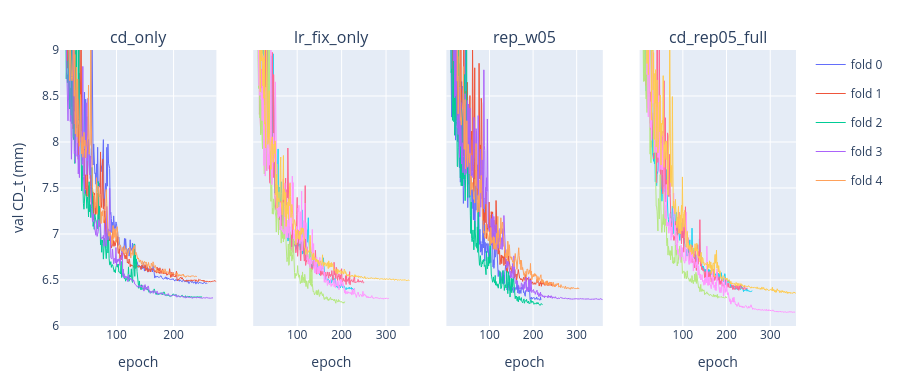

Here is the notebook cell this chart was saved with:
### Markdown cell above
## 5 · Curves

Five folds per config, so the spread between folds stays visible.

### Code cell
import plotly.graph_objects as go
from plotly.subplots import make_subplots

fig = make_subplots(rows=1, cols=len(CONFIGS), shared_yaxes=True,
                    subplot_titles=list(CONFIGS))
for col, cfg in enumerate(CONFIGS, start=1):
    for f in range(N_FOLDS):
        meta = json.load(open(os.path.join(LOG, f"{cfg}_f{f}", "run.json")))
        h = pd.read_csv(os.path.join(LOG, f"{cfg}_f{f}", "history.csv"))
        fig.add_scatter(x=np.arange(1, len(h) + 1), y=h["val_cd_t_metric"] * meta["scale_mm"],
                        name=f"fold {f}", legendgroup=f"f{f}", showlegend=(col == 1),
                        line=dict(width=1), row=1, col=col)

fig.update_yaxes(title_text="val CD_t (mm)", range=[6.0, 9.0], row=1, col=1)
fig.update_xaxes(title_text="epoch")
fig.update_layout(height=380, margin=dict(l=60, r=20, b=50, t=50)).show()

### Figure 1 — Plotly figure (JSON) as saved in the notebook; plotly's stock layout.template omitted (floating-point values rounded to 4 significant figures; data arrays with more than 128 entries replaced by an {"elided": "..."} marker saying what was removed)
{"data": [{"legendgroup": "f0", "line": {"width": 1}, "name": "fold 0", "showlegend": true, "type": "scatter", "x": {"elided": "259 int values"}, "xaxis": "x", "y": {"elided": "259 float values"}, "yaxis": "y"}, {"legendgroup": "f1", "line": {"width": 1}, "name": "fold 1", "showlegend": true, "type": "scatter", "x": {"elided": "275 int values"}, "xaxis": "x", "y": {"elided": "275 float values"}, "yaxis": "y"}, {"legendgroup": "f2", "line": {"width": 1}, "name": "fold 2", "showlegend": true, "type": "scatter", "x": {"elided": "250 int values"}, "xaxis": "x", "y": {"elided": "250 float values"}, "yaxis": "y"}, {"legendgroup": "f3", "line": {"width": 1}, "name": "fold 3", "showlegend": true, "type": "scatter", "x": {"elided": "269 int values"}, "xaxis": "x", "y": {"elided": "269 float values"}, "yaxis": "y"}, {"legendgroup": "f4", "line": {"width": 1}, "name": "fold 4", "showlegend": true, "type": "scatter", "x": {"elided": "241 int values"}, "xaxis": "x", "y": {"elided": "241 float values"}, "yaxis": "y"}, {"legendgroup": "f0", "line": {"width": 1}, "name": "fold 0", "showlegend": false, "type": "scatter", "x": {"elided": "230 int values"}, "xaxis": "x2", "y": {"elided": "230 float values"}, "yaxis": "y2"}, {"legendgroup": "f1", "line": {"width": 1}, "name": "fold 1", "showlegend": false, "type": "scatter", "x": {"elided": "250 int values"}, "xaxis": "x2", "y": {"elided": "250 float values"}, "yaxis": "y2"}, {"legendgroup": "f2", "line": {"width": 1}, "name": "fold 2", "showlegend": false, "type": "scatter", "x": {"elided": "207 int values"}, "xaxis": "x2", "y": {"elided": "207 float values"}, "yaxis": "y2"}, {"legendgroup": "f3", "line": {"width": 1}, "name": "fold 3", "showlegend": false, "type": "scatter", "x": {"elided": "306 int values"}, "xaxis": "x2", "y": {"elided": "306 float values"}, "yaxis": "y2"}, {"legendgroup": "f4", "line": {"width": 1}, "name": "fold 4", "showlegend": false, "type": "scatter", "x": {"elided": "353 int values"}, "xaxis": "x2", "y": {"elided": "353 float values"}, "yaxis": "y2"}, {"legendgroup": "f0", "line": {"width": 1}, "name": "fold 0", "showlegend": false, "type": "scatter", "x": {"elided": "218 int values"}, "xaxis": "x3", "y": {"elided": "218 float values"}, "yaxis": "y3"}, {"legendgroup": "f1", "line": {"width": 1}, "name": "fold 1", "showlegend": false, "type": "scatter", "x": {"elided": "254 int values"}, "xaxis": "x3", "y": {"elided": "254 float values"}, "yaxis": "y3"}, {"legendgroup": "f2", "line": {"width": 1}, "name": "fold 2", "showlegend": false, "type": "scatter", "x": {"elided": "222 int values"}, "xaxis": "x3", "y": {"elided": "222 float values"}, "yaxis": "y3"}, {"legendgroup": "f3", "line": {"width": 1}, "name": "fold 3", "showlegend": false, "type": "scatter", "x": {"elided": "360 int values"}, "xaxis": "x3", "y": {"elided": "360 float values"}, "yaxis": "y3"}, {"legendgroup": "f4", "line": {"width": 1}, "name": "fold 4", "showlegend": false, "type": "scatter", "x": {"elided": "306 int values"}, "xaxis": "x3", "y": {"elided": "306 float values"}, "yaxis": "y3"}, {"legendgroup": "f0", "line": {"width": 1}, "name": "fold 0", "showlegend": false, "type": "scatter", "x": {"elided": "259 int values"}, "xaxis": "x4", "y": {"elided": "259 float values"}, "yaxis": "y4"}, {"legendgroup": "f1", "line": {"width": 1}, "name": "fold 1", "showlegend": false, "type": "scatter", "x": {"elided": "248 int values"}, "xaxis": "x4", "y": {"elided": "248 float values"}, "yaxis": "y4"}, {"legendgroup": "f2", "line": {"width": 1}, "name": "fold 2", "showlegend": false, "type": "scatter", "x": {"elided": "200 int values"}, "xaxis": "x4", "y": {"elided": "200 float values"}, "yaxis": "y4"}, {"legendgroup": "f3", "line": {"width": 1}, "name": "fold 3", "showlegend": false, "type": "scatter", "x": {"elided": "357 int values"}, "xaxis": "x4", "y": {"elided": "357 float values"}, "yaxis": "y4"}, {"legendgroup": "f4", "line": {"width": 1}, "name": "fold 4", "showlegend": false, "type": "scatter", "x": {"elided": "359 int values"}, "xaxis": "x4", "y": {"elided": "359 float values"}, "yaxis": "y4"}], "layout": {"annotations": [{"font": {"size": 16}, "showarrow": false, "text": "cd_only", "x": 0.1062, "xanchor": "center", "xref": "paper", "y": 1, "yanchor": "bottom", "yref": "paper"}, {"font": {"size": 16}, "showarrow": false, "text": "lr_fix_only", "x": 0.3688, "xanchor": "center", "xref": "paper", "y": 1, "yanchor": "bottom", "yref": "paper"}, {"font": {"size": 16}, "showarrow": false, "text": "rep_w05", "x": 0.6313, "xanchor": "center", "xref": "paper", "y": 1, "yanchor": "bottom", "yref": "paper"}, {"font": {"size": 16}, "showarrow": false, "text": "cd_rep05_full", "x": 0.8938, "xanchor": "center", "xref": "paper", "y": 1, "yanchor": "bottom", "yref": "paper"}], "height": 380, "margin": {"b": 50, "l": 60, "r": 20, "t": 50}, "xaxis": {"anchor": "y", "domain": [0, 0.2125], "title": {"text": "epoch"}}, "xaxis2": {"anchor": "y2", "domain": [0.2625, 0.475], "title": {"text": "epoch"}}, "xaxis3": {"anchor": "y3", "domain": [0.525, 0.7375], "title": {"text": "epoch"}}, "xaxis4": {"anchor": "y4", "domain": [0.7875, 1], "title": {"text": "epoch"}}, "yaxis": {"anchor": "x", "domain": [0, 1], "range": [6, 9], "title": {"text": "val CD_t (mm)"}}, "yaxis2": {"anchor": "x2", "domain": [0, 1], "matches": "y", "showticklabels": false}, "yaxis3": {"anchor": "x3", "domain": [0, 1], "matches": "y", "showticklabels": false}, "yaxis4": {"anchor": "x4", "domain": [0, 1], "matches": "y", "showticklabels": false}}}
